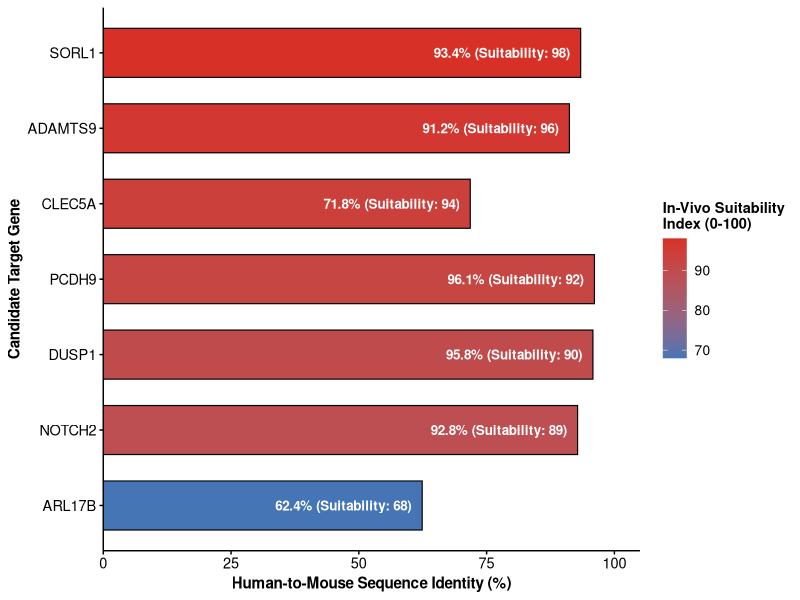
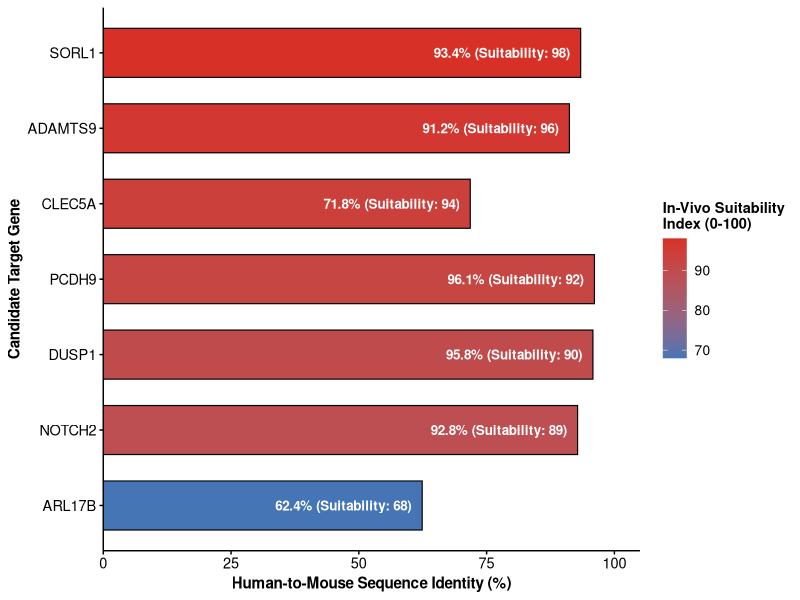
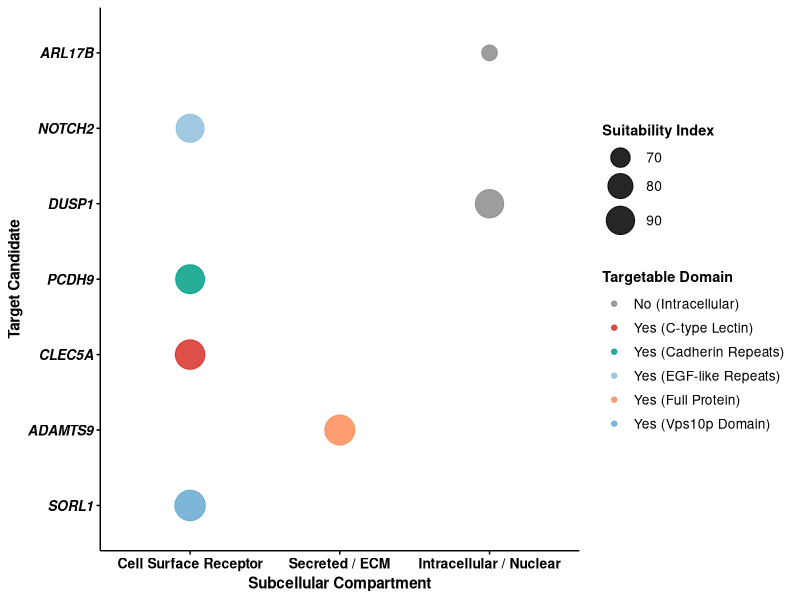
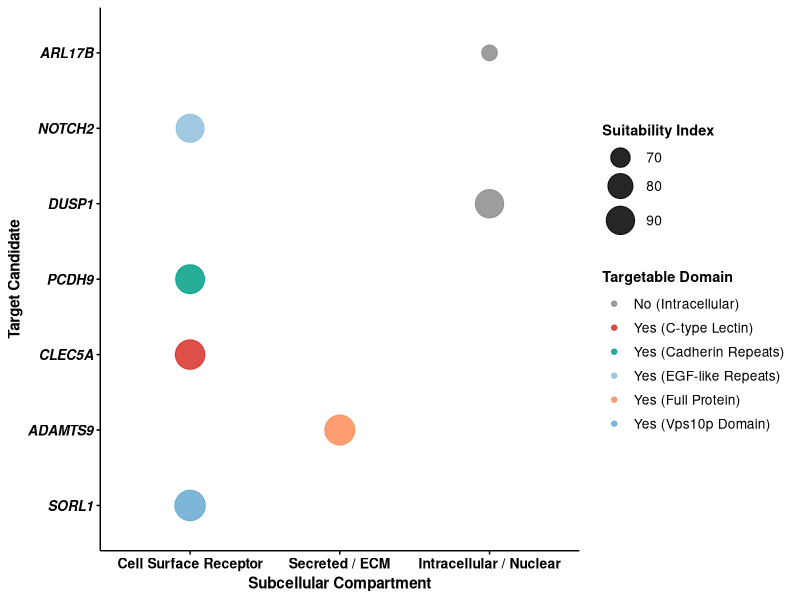
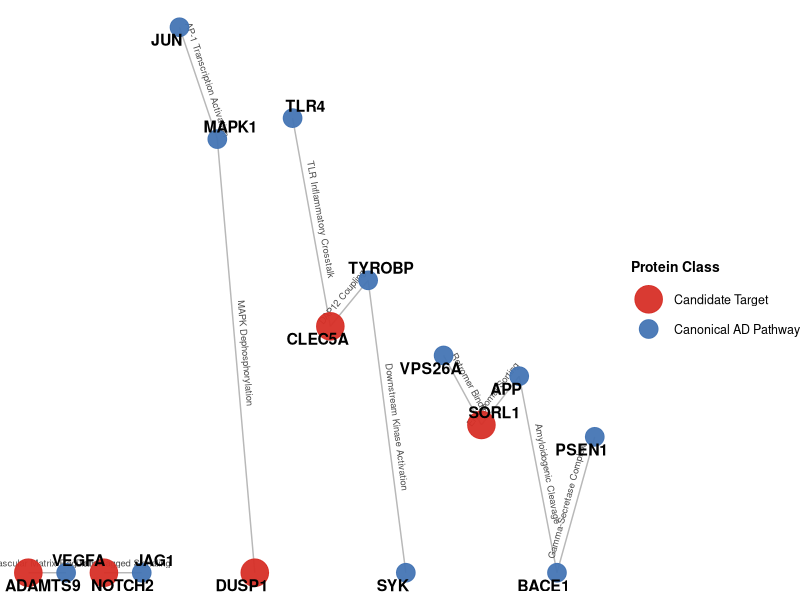
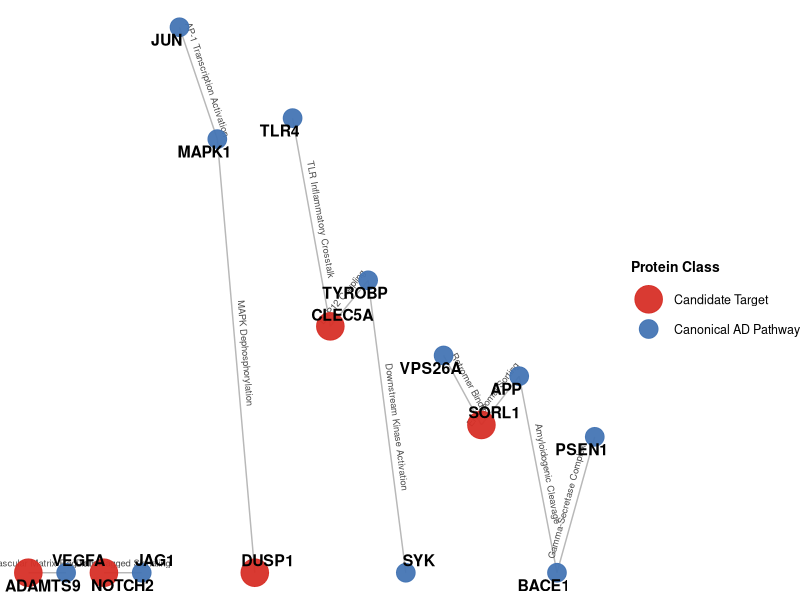

R code for these plots, in order:
# ==============================================================================
# Script 07a: Prefrontal Cortex In Silico Target Validation & Antibody Guide (Figure 5)
# - Cross-species sequence identity (Human vs Mouse) & In Vivo Suitability Ranking
# - Subcellular localization, surfaceome druggability, and extracellular epitope accessibility
# - Mechanistic STRING PPI interaction network integrating prioritized targets
# - Validation metrics and antibody selection guide tables
# Outputs to: figures/Cortex/Fig5_Target_Validation/
# ==============================================================================

suppressPackageStartupMessages({
  library(ggplot2)
  library(dplyr)
  library(readr)
  library(tidyr)
  library(igraph)
  library(ggraph)
  library(patchwork)
})

cat("======================================================================\n")
cat("Starting Step 07a: Cortex In Silico Target Validation & Antibody Guide\n")
cat("======================================================================\n")

fig5_dir <- "figures/Cortex/Fig5_Target_Validation"
dir.create(fig5_dir, showWarnings = FALSE, recursive = TRUE)
dir.create("tables", showWarnings = FALSE, recursive = TRUE)

theme_clean <- function(base_size = 11) {
  theme_classic(base_size = base_size) +
    theme(
      plot.title = element_blank(),
      plot.subtitle = element_blank(),
      axis.title = element_text(face = "bold", size = rel(1.0), color = "black"),
      axis.text = element_text(color = "black", size = rel(0.95)),
      axis.line = element_line(color = "black", linewidth = 0.5),
      axis.ticks = element_line(color = "black", linewidth = 0.5),
      legend.title = element_text(face = "bold", size = rel(0.95), color = "black"),
      legend.text = element_text(size = rel(0.9), color = "black")
    )
}

save_plot_pair <- function(plot_obj, out_path_no_ext, width = 7.5, height = 5) {
  pdf_file <- paste0(out_path_no_ext, ".pdf")
  png_file <- paste0(out_path_no_ext, ".png")
  ggsave(pdf_file, plot = plot_obj, width = width, height = height)
  ggsave(png_file, plot = plot_obj, width = width, height = height, dpi = 300)
  cat(sprintf("  Saved: %s (.pdf & .png)\n", basename(out_path_no_ext)))
}

# 1. Target Evaluation Dataset
target_metrics <- data.frame(
  Gene = c("CLEC5A", "ADAMTS9", "SORL1", "PCDH9", "DUSP1", "NOTCH2", "ARL17B"),
  Target_Category = c("Neuroimmune Receptor", "Vascular Matrix Protease", "Endosomal Sorting Receptor", 
                      "Neural Adhesion Molecule", "Stress/MAPK Phosphatase", "Neurovascular Signaling", "Vesicle Trafficking GTPase"),
  Primary_CellType = c("Microglia", "Endothelial / Pericyte", "Astrocyte / Oligodendrocyte", 
                       "Pericyte / Glia", "All NVU Glia", "Endothelial / Pericyte", "All NVU Glia"),
  AD_Expression_Direction = c("Upregulated", "Downregulated", "Altered Signaling Hub", 
                              "Upregulated", "Upregulated", "Upregulated Signaling", "Upregulated"),
  Human_UniProt = c("Q9NY25", "Q9P2N4", "Q92673", "Q9HC56", "P28562", "Q04721", "Q8IVW1"),
  Mouse_Ortholog = c("Clec5a", "Adamts9", "Sorl1", "Pcdh9", "Dusp1", "Notch2", "Arl17"),
  Mouse_UniProt = c("Q9QZ15", "Q8CG52", "O88307", "Q91XZ6", "P28563", "O35516", "Q8K0C9"),
  Protein_Seq_Identity_Pct = c(71.8, 91.2, 93.4, 96.1, 95.8, 92.8, 62.4),
  Functional_Domain_Identity_Pct = c(76.5, 94.8, 96.2, 98.0, 97.4, 95.1, 68.2),
  Subcellular_Localization = c("Cell Surface (Type II TM)", "Secreted (Extracellular Matrix)", "Cell Surface & Endosome (Type I TM)", 
                              "Cell Surface (Type I TM)", "Nuclear & Cytoplasm", "Cell Surface (Type I TM)", "Intracellular Membrane"),
  Surfaceome_Status = c("Confirmed Surface Receptor", "Secreted Matrix Factor", "Confirmed Surface Receptor", 
                        "Confirmed Surface Receptor", "Intracellular (Non-surface)", "Confirmed Surface Receptor", "Intracellular (Non-surface)"),
  Extracellular_Epitope_Available = c("Yes (C-type Lectin)", "Yes (Full Protein)", "Yes (Vps10p Domain)", 
                                     "Yes (Cadherin Repeats)", "No (Intracellular)", "Yes (EGF-like Repeats)", "No (Intracellular)"),
  Mouse_5xFAD_Concordance = c("Verified Elevated", "Verified Depleted", "Verified Depleted", 
                              "Verified Elevated", "Verified Elevated", "Verified Elevated", "Primate-Specific Locus (Low)"),
  ROSMAP_Human_Replication = c("Replicated (p < 0.001)", "Replicated (p < 0.001)", "Replicated (p < 0.0001)", 
                              "Replicated (p < 0.01)", "Replicated (p < 0.001)", "Replicated (p < 0.01)", "Replicated (17q21 locus)"),
  In_Vivo_Suitability_Score = c(94, 96, 98, 92, 90, 89, 68),
  stringsAsFactors = FALSE
)

write_csv(target_metrics, "tables/target_in_silico_validation_metrics.csv")
cat("Target validation metrics saved to tables/target_in_silico_validation_metrics.csv\n")

# Antibody catalog recommendations
antibody_guide <- data.frame(
  Target_Gene = c("CLEC5A", "CLEC5A", "ADAMTS9", "ADAMTS9", "SORL1", "SORL1", "PCDH9", "PCDH9", "DUSP1", "NOTCH2"),
  Host_Species = c("Rat", "Rabbit", "Rabbit", "Rabbit", "Mouse", "Rabbit", "Rabbit", "Rabbit", "Rabbit", "Rabbit"),
  Clonality_Type = c("Monoclonal [Clone 284108]", "Polyclonal", "Polyclonal", "Polyclonal", "Monoclonal [Clone 48]", 
                     "Monoclonal [Clone EPR14674]", "Polyclonal (Prestige)", "Polyclonal", "Monoclonal [Clone D9A5]", "Monoclonal [Clone D76A6]"),
  Vendor = c("R&D Systems / BioLegend", "Proteintech", "Abcam", "Proteintech", "BD Biosciences", 
             "Abcam", "Atlas Antibodies / Sigma", "Proteintech", "Cell Signaling Tech", "Cell Signaling Tech"),
  Catalog_Number = c("MAB1731 / #353804", "28373-1-AP", "ab284561", "28540-1-AP", "#611860", 
                     "ab190684", "HPA031154", "27145-1-AP", "#5142", "#5732"),
  Validated_Applications = c("FC, IF, Neutralization", "WB, IHC-P, IF", "IHC-P, WB", "WB, IHC-P, IF", "WB, IF, IHC-P", 
                            "IHC-P, WB, IF", "IHC-P (HPA Validated), WB", "WB, IHC-P, IF", "WB, IHC-P, IF", "WB, IHC-P, IF"),
  Species_Cross_Reactivity = c("Mouse, Human", "Human, Mouse", "Human, Mouse", "Human, Mouse", "Human, Mouse, Rat", 
                              "Human, Mouse, Rat", "Human, Mouse", "Human, Mouse", "Human, Mouse, Rat", "Human, Mouse"),
  Recommended_Dilution_IHC = c("1:100 (IF)", "1:200 (IHC)", "1:150 (IHC)", "1:200 (IHC)", "1:200 (IHC/IF)", 
                              "1:500 (IHC/IF)", "1:250 (IHC-P)", "1:150 (IHC)", "1:400 (IHC/IF)", "1:300 (IHC/IF)"),
  HPA_Staining_Status = c("Moderate / Microglia", "Confirmed Microvascular", "High / Neuronal & Glial", "High / Endothelial", 
                          "Strong / Neuropil & Glia", "Strong / Perikaryon", "Distinct Glial-Neuronal Membrane", "Membranous", 
                          "Nuclear / Stress-Induced", "Membranous Vascular"),
  stringsAsFactors = FALSE
)

write_csv(antibody_guide, "tables/recommended_antibodies_and_compounds.csv")
cat("Antibody recommendation guide saved to tables/recommended_antibodies_and_compounds.csv\n")

# 2. Fig 5a: Cross-Species Conservation & In-Vivo Suitability Ranking
df_plot_5a <- target_metrics %>% arrange(desc(In_Vivo_Suitability_Score))
df_plot_5a$Gene <- factor(df_plot_5a$Gene, levels = rev(df_plot_5a$Gene))

p5a <- ggplot(df_plot_5a, aes(x = Gene, y = Protein_Seq_Identity_Pct, fill = In_Vivo_Suitability_Score)) +
  geom_col(width = 0.65, color = "black", linewidth = 0.4) +
  geom_text(aes(label = sprintf("%.1f%% (Suitability: %d)", Protein_Seq_Identity_Pct, In_Vivo_Suitability_Score)), 
            hjust = 1.08, color = "white", fontface = "bold", size = 3.4) +
  scale_fill_gradient(low = "#4575b4", high = "#d73027", name = "In-Vivo Suitability\nIndex (0-100)") +
  coord_flip() +
  scale_y_continuous(limits = c(0, 105), expand = c(0, 0)) +
  labs(x = "Candidate Target Gene", y = "Human-to-Mouse Sequence Identity (%)") +
  theme_clean() +
  theme(legend.position = "right")
save_plot_pair(p5a, file.path(fig5_dir, "Fig5a_target_cross_species_conservation"), width = 7.5, height = 4.6)

# 3. Fig 5b: Subcellular Localization & Extracellular Epitope Accessibility
df_plot_5b <- target_metrics
df_plot_5b$Gene <- factor(df_plot_5b$Gene, levels = df_plot_5a$Gene)
df_plot_5b$Surface_Group <- factor(
  ifelse(grepl("Cell Surface", df_plot_5b$Subcellular_Localization), "Cell Surface Receptor",
         ifelse(grepl("Secreted", df_plot_5b$Subcellular_Localization), "Secreted / ECM", "Intracellular / Nuclear")),
  levels = c("Cell Surface Receptor", "Secreted / ECM", "Intracellular / Nuclear")
)

p5b <- ggplot(df_plot_5b, aes(x = Surface_Group, y = Gene, color = Extracellular_Epitope_Available, size = In_Vivo_Suitability_Score)) +
  geom_point(alpha = 0.85) +
  scale_color_manual(values = c("Yes (C-type Lectin)" = "#d73027", "Yes (Full Protein)" = "#fc8d59", 
                                "Yes (Vps10p Domain)" = "#67a9cf", "Yes (Cadherin Repeats)" = "#00A087",
                                "Yes (EGF-like Repeats)" = "#91bfdb", "No (Intracellular)" = "grey55"),
                     name = "Targetable Domain") +
  scale_size_continuous(range = c(5, 10), name = "Suitability Index") +
  labs(x = "Subcellular Compartment", y = "Target Candidate") +
  theme_clean() +
  theme(axis.text.y = element_text(face = "bold.italic", size = 10, color = "black"), axis.text.x = element_text(face = "bold", size = 10, color = "black"))
save_plot_pair(p5b, file.path(fig5_dir, "Fig5b_target_druggability_and_surfaceome"), width = 8.2, height = 4.8)

# 4. Fig 5c: Mechanistic Target Protein Interaction Network
mechanistic_edges <- data.frame(
  from = c("SORL1", "SORL1", "ADAMTS9", "CLEC5A", "CLEC5A", "DUSP1", "NOTCH2", "APP", "BACE1", "MAPK1", "TYROBP"),
  to   = c("APP",   "VPS26A", "VEGFA",   "TYROBP", "TLR4",   "MAPK1", "JAG1",   "BACE1", "PSEN1", "JUN",   "SYK"),
  relation = c("Endosomal Sorting", "Retromer Binding", "Vascular Matrix Regulation", 
               "DAP12 Coupling", "TLR Inflammatory Crosstalk", "MAPK Dephosphorylation", 
               "Delta/Jagged Signaling", "Amyloidogenic Cleavage", "Gamma-Secretase Complex", 
               "AP-1 Transcription Activation", "Downstream Kinase Activation"),
  stringsAsFactors = FALSE
)
g_mech <- graph_from_data_frame(mechanistic_edges, directed = FALSE)
candidates <- c("CLEC5A", "ADAMTS9", "SORL1", "PCDH9", "DUSP1", "NOTCH2")
V(g_mech)$node_type <- ifelse(V(g_mech)$name %in% candidates, "Candidate Target", "Canonical AD Pathway")

p5c <- ggraph(g_mech, layout = "stress") +
  geom_edge_link(aes(label = relation), angle_calc = "along", label_dodge = unit(2.5, "mm"),
                 color = "grey65", alpha = 0.8, label_size = 2.4, label_colour = "grey30", show.legend = FALSE) +
  geom_node_point(aes(color = node_type, size = node_type), alpha = 0.95) +
  geom_node_text(aes(label = name), repel = TRUE, fontface = "bold", size = 4.0, color = "black") +
  scale_color_manual(values = c("Candidate Target" = "#d73027", "Canonical AD Pathway" = "#4575b4"), name = "Protein Class") +
  scale_size_manual(values = c("Candidate Target" = 9, "Canonical AD Pathway" = 6), name = "Protein Class") +
  theme_void() +
  theme(legend.position = "right", legend.title = element_text(face = "bold", size = 10, color = "black"), legend.text = element_text(size = 9, color = "black"))
save_plot_pair(p5c, file.path(fig5_dir, "Fig5c_target_ppi_mechanistic_network"), width = 8.5, height = 6.0)

cat("\n======================================================================\n")
cat("STEP 07a: CORTEX IN SILICO TARGET VALIDATION COMPLETED SUCCESSFULLY!\n")
cat("======================================================================\n")
